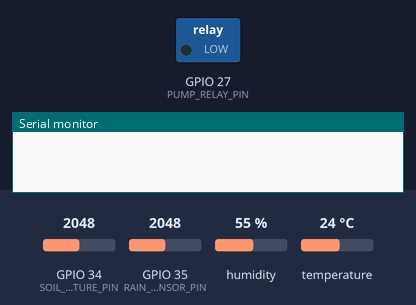
Simulated run of this sketch. Board: ESP32. On the bench: switched loads named in the sketch (green lamp = pin HIGH), the last lines printed to the serial monitor. Inputs (shaded band) come from the test bench; at power-on: GPIO 34 (SOIL_MOISTURE_PIN) = 2048, GPIO 35 (RAIN_SENSOR_PIN) = 2048, humidity 55 %, temperature 24 °C. WiFi joins after 1.5 s; servers stay silent unless stated; uploads are accepted with an empty reply.

Above: at 0.1 s.
At 2.1 s:
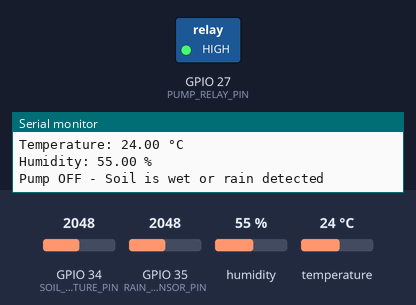
Timing chart, 0 to 3.6 s (numbered marks = the images above):
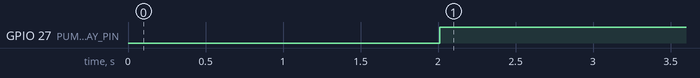

The sketch:

MasterCodeesp32.ino
```cpp
 #include <WiFi.h>
#include <HTTPClient.h>
#include <DHT.h>

// Pin Definitions
#define SOIL_MOISTURE_PIN 34
#define RAIN_SENSOR_PIN 35
#define PUMP_RELAY_PIN 27
#define DHT_PIN 4  // GPIO pin for DHT22 sensor

// Thresholds
#define SOIL_MOISTURE_THRESHOLD 2500  // Adjust based on your sensor readings
#define RAIN_THRESHOLD 3000            // Adjust based on your sensor readings

// Wi-Fi Credentials
const char* ssid = "Ali";
const char* password = "s321Yedlk74";

// Static IP Configuration
IPAddress local_IP(192, 168, 137, 150);  // Set your desired static IP
IPAddress gateway(192, 168, 137, 1);     // Set your gateway IP
IPAddress subnet(255, 255, 255, 0);      // Set your subnet mask
IPAddress primaryDNS(8, 8, 8, 8);        // Set primary DNS (optional)
IPAddress secondaryDNS(8, 8, 4, 4);      // Set secondary DNS (optional)

// Apache Server Details
const char* serverUrl = "http://192.168.137.1/smart_irrigation";

// ESP32-CAM IP address
const char* esp32camIP = "192.168.137.160"; // Replace with the ESP32-CAM's IP address

// DHT11 Sensor
#define DHT_TYPE DHT22
DHT dht(DHT_PIN, DHT_TYPE);

void sendSensorData(int soilMoisture, int rainSensor, bool pumpStatus, float temperature, float humidity) {
  HTTPClient http;
  String url = String(serverUrl) + "/data.php"; // Updated endpoint
  http.begin(url);
  http.addHeader("Content-Type", "application/json");

  String jsonData = "{\"soilMoisture\":" + String(soilMoisture) +
                    ",\"rainSensor\":" + String(rainSensor) +
                    ",\"pumpStatus\":" + String(pumpStatus ? "true" : "false") +
                    ",\"temperature\":" + String(temperature) +
                    ",\"humidity\":" + String(humidity) + "}";

  int httpResponseCode = http.POST(jsonData);
  if (httpResponseCode > 0) {
    Serial.printf("Sensor data sent successfully, HTTP response code: %d\n", httpResponseCode);
  } else {
    Serial.printf("Error sending sensor data, HTTP response code: %d\n", httpResponseCode);
  }

  http.end();
}

void setup() {
  // Initialize Serial Monitor
  Serial.begin(115200);

  // Initialize Pins
  pinMode(SOIL_MOISTURE_PIN, INPUT);
  pinMode(RAIN_SENSOR_PIN, INPUT);
  pinMode(PUMP_RELAY_PIN, OUTPUT);
  digitalWrite(PUMP_RELAY_PIN, LOW);  // Ensure the pump is off initially

  // Initialize DHT11 Sensor
  dht.begin();


    // Configure Static IP
  if (!WiFi.config(local_IP, gateway, subnet, primaryDNS, secondaryDNS)) {
    Serial.println("Failed to configure static IP!");
  }

  // Connect to Wi-Fi
  WiFi.begin(ssid, password);
  while (WiFi.status() != WL_CONNECTED) {
    delay(1000);
    Serial.println("Connecting to WiFi...");
  }
  // Print connection details
  Serial.println("Connected to WiFi");
  Serial.print("IP Address: ");
  Serial.println(WiFi.localIP());
}

void loop() {
  // Read Soil Moisture Sensor
  int soilMoistureValue = analogRead(SOIL_MOISTURE_PIN);
  Serial.print("Soil Moisture: ");
  Serial.println(soilMoistureValue);

  // Read Rain Sensor
  int rainSensorValue = analogRead(RAIN_SENSOR_PIN);
  Serial.print("Rain Sensor: ");
  Serial.println(rainSensorValue);

  // Read DHT22 Sensor
  float temperature = dht.readTemperature();
  float humidity = dht.readHumidity();
  // Check for NaN values and replace them with 0
  if (isnan(temperature)) temperature = 0;
  if (isnan(humidity)) humidity = 0;

  Serial.print("Temperature: ");
  Serial.print(temperature);
  Serial.println(" °C");
  Serial.print("Humidity: ");
  Serial.print(humidity);
  Serial.println(" %");

  // Control the Pump
  bool pumpStatus = false;
  if (soilMoistureValue > SOIL_MOISTURE_THRESHOLD && rainSensorValue > RAIN_THRESHOLD) {
    digitalWrite(PUMP_RELAY_PIN, LOW);
    pumpStatus = true;
    Serial.println("Pump ON - Soil is dry and no rain detected");
  } else {
    digitalWrite(PUMP_RELAY_PIN, HIGH);
    pumpStatus = false;
    Serial.println("Pump OFF - Soil is wet or rain detected");
  }

  // Send Sensor Data to Server
  sendSensorData(soilMoistureValue, rainSensorValue, pumpStatus, temperature, humidity);

  // Send command to ESP32-CAM to take a photo
  Serial.println("Sending capture command to ESP32-CAM");
  Serial.println("CAPTURE_PHOTO");

  // Send the capture command to the ESP32-CAM
  if (WiFi.status() == WL_CONNECTED) {
    HTTPClient http;
    String url = "http://" + String(esp32camIP) + "/CAPTURE_PHOTO";
    http.begin(url);

    int httpResponseCode = http.GET();
    if (httpResponseCode > 0) {
      Serial.printf("Photo capture command sent, HTTP response code: %d\n", httpResponseCode);
    } else {
      Serial.printf("Error sending command, HTTP response code: %d\n", httpResponseCode);
    }

    http.end();
  }


  // Delay for stability
  delay(10000);  // Check every 10 seconds
} 
```

Measured:
- by itself, GPIO 27 (PUMP_RELAY_PIN): LOW → HIGH at 2.0 s
